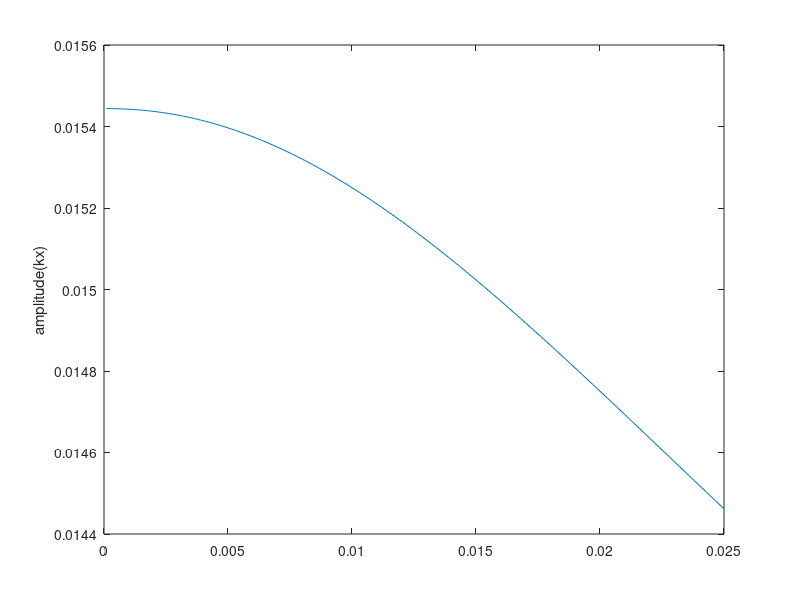

Write MATLAB code to recreate this figure.
clear all
close all
clc
%%%%%%%%%%%%%%%%%%%%%%%%%%%%%%%%%%%%%%%%%%%%%%%%%%%%%%%%%%%%%%%%%%%%%%%%%%%%%%%%%%
h=10;                                    %thinckness (nm)
w=30;                                    %width(nm)
SW_frequency=2.29; %  [GHz]
%%%%%%%%%%%%%%%%%%%%%%%%%%%%%%%%%%%%%%%%%%%%%%%%%%%%%%%%%%%%%%%%%%%%%%%%%%%%%%%%%%


%%%%%%%%%%%%%%%%%%%%%%%%%%%%%%%%%%%%%%%%%%%%%%%%%%%%%%%%%%%%%%%%%%%%%%%%%%%%%%%%%%%%%%

%%%%%%%%%%%%%%%%%%%%%%%%%%%%%%%%%%%%%%%%%%%%%%%%%%%%%%%%%%%%%%%%%%%%%%%%%%%%%
Ms=1.4e5;                                 %Ms(A/m)
A=3.5e-12;                                %exchange constant(J/m)
u=pi*4e-7;                                %permeability of vacuum(H/m)
r=2.21e5;                                 %gyromagnetic ratio(m/(s.A))

j=1;

B=0; %  field [mT]
H=B*796;     %external field(A/m), H=B/u0, u0=4*pi*e-7 H/m

damping=2e-4;                          %damping
dH0=0.2*796;                           %inhomogeneous linewidth
    
Wm=r*Ms*1e-9;                             %unit(GHz)
Wh=r*H*1e-9;                              %unit(GHz)
Le=sqrt(2*A/(u*Ms^2))*1e9;                %exchange length

weff=inf;                                %effective width extract from Mumax3

k=1*pi/weff;
Ky=k;                                    %the effective wave number describing SW mode across the width direction
%%%%%%%%%%%%%%%%%%%%%%%%%%%%%%%%%%%%%%%%%%%%%%%%%%%%%%%%%%%%%%%%%%%%%%%%%%%

dkx=1e-4;
kmax=0.025;
kmin=0.001;


limitation=10;
i1=1;
for kx=dkx:dkx:kmax                       

    f1=@(ky)(abs(2*sqrt(2./(1+sinc(k*w./pi))).*(ky.*cos(k.*w./2).*sin(ky.*w./2)-k.*(cos(ky.*w./2).*sin(k.*w./2)))./(ky.^2-k.^2))).^2./w.*ky.^2./(kx.^2+ky.^2).*(1-(1-exp(-sqrt(kx.^2+ky.^2).*h))./(sqrt(kx.^2+ky.^2).*h))./(2*pi);
    f2=@(ky)(abs(2*sqrt(2./(1+sinc(k*w./pi))).*(ky.*cos(k.*w./2).*sin(ky.*w./2)-k.*(cos(ky.*w./2).*sin(k.*w./2)))./(ky.^2-k.^2))).^2./w.*((1-exp(-sqrt(kx.^2+ky.^2).*h))./(sqrt(kx.^2+ky.^2).*h))./(2*pi);

    Fkxyy0(i1)=integral(f1,-limitation,limitation);                                                                                                       %integral
    Fkxzz0(i1)=integral(f2,-limitation,limitation);                                                                                                       %integral

    
    wm0(i1)=sqrt((Wh+Wm*(Le.^2.*(kx.^2+Ky.^2)+Fkxyy0(i1))).*(Wh+Wm*(Le.^2.*(kx.^2+Ky.^2)+Fkxzz0(i1))));

    
    % nonlinear shift coefficient Tkx calculation
    Akx(i1) = Wh+Wm/2.*(2*(Le.^2).*(kx.^2+Ky.^2)+Fkxyy0(i1)+Fkxzz0(i1));  % [rad/ns]
    Bkx(i1) = Wm/2.*(Fkxyy0(i1)-Fkxzz0(i1));  % [rad/ns]
    

    i1=i1+1;
end
    

k1 = dkx:dkx:kmax;
ff0 = wm0/(2*pi);

%%% amplitude ak   
ukx = sqrt((Akx+wm0)./(2*wm0));
vkx = -sign(Bkx).*sqrt((Akx-wm0)./(2*wm0));

i1=1;
N=size(dkx:dkx:kmax);
N=N(2);
for i1=1:1:N  % for each kx 
    akx = linspace(0,0.8);
    Mz = 2400;
    Mz_Ms_0 = Mz/Ms;  % Mz/Ms
    Mz_Ms = akx.*sqrt(2-abs(akx).^2).*(ukx(i1)-vkx(i1));
    akx_vec(i1) = interp1(Mz_Ms,akx,Mz_Ms_0); % akx(kx) amplitude as a function of kx
end


interp1(k1,akx_vec,interp1(ff0,k1,SW_frequency)) % 2.39 GHz

figure
plot(k1,akx_vec)
ylabel('amplitude(kx)')

% akx=0.0138 is the SW amplitude excited by 4mT. This is the input of DC2
% when at the DC1 input we have A='1' and B='1'. In this case, at the DC2 input
% there is a SW of 2*a_SW/sqrt(2) (constructive interference), where a_SW is the
% amplitude of logic '1'.
%        0.0138 = 2*a_SW/sqrt(2)
%          a_SW = 0.00976
